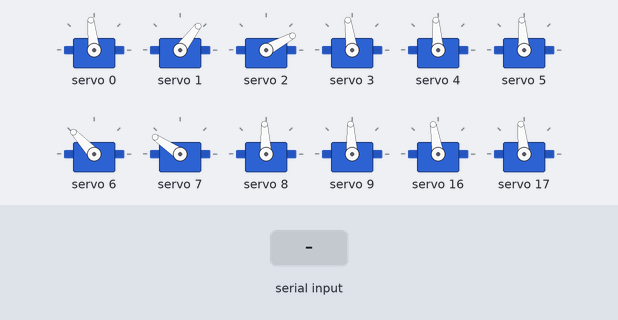
Bench run of a sketch on a simulated Arduino Uno, built with avr-gcc and run on an emulated ATmega328P. Shown: 12 × servo. The inputs (shaded band) are chosen by the test bench.

Above: at 1.2 s.
1.3 s: "<;" received over Serial
At 2.0 s:
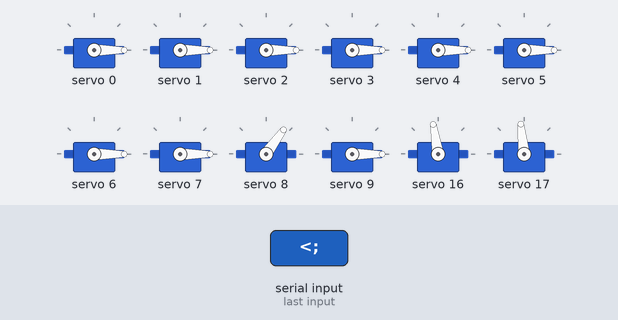
2.8 s: "[;" received over Serial
At 3.9 s:
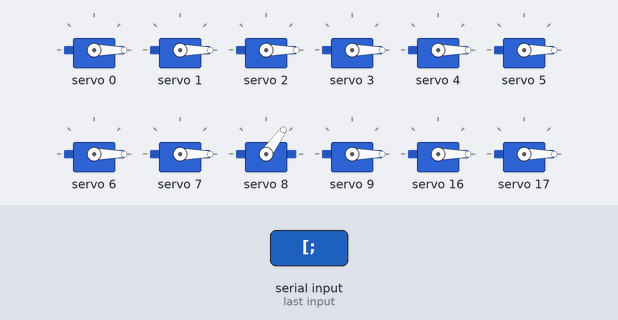
Timing chart, 0 to 5.8 s (numbered marks = the images above; inputs shaded):
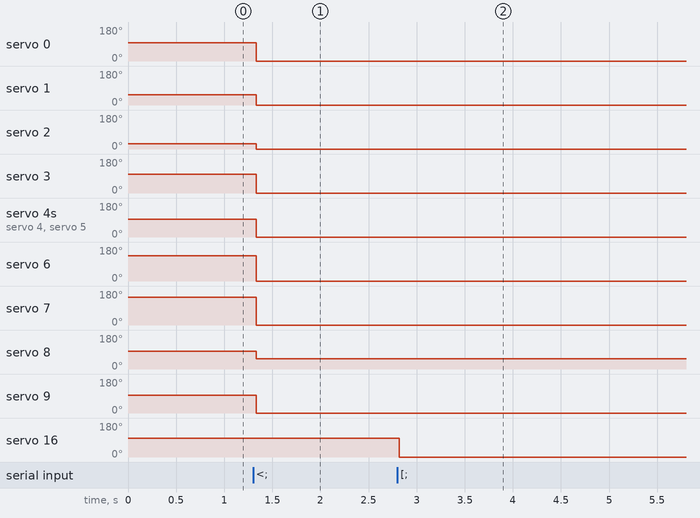

Measured:
- after the input at 1.3 s, servo 0: 96° → 0° at once; servo 1: 53° → 0° at once; servo 2: 28° → 0° at once; servo 3: 98° → 0° at once; servo 4, servo 5: 94° → 0° at once
- after the input at 2.8 s, servo 16: 99° → 0° at once; servo 17: 96° → 0° at once

The sketch:

Serial_communication.ino
```cpp
#define ID_01_0_PWM 110
#define ID_01_180_PWM 520
#define ID_02_0_PWM 110
#define ID_02_180_PWM 520
#define ID_03_0_PWM 75
#define ID_03_180_PWM 510
#define ID_04_0_PWM 75
#define ID_04_130_PWM 410
#define ID_05_0_PWM 100
#define ID_05_180_PWM 520
#define ID_06_0_PWM 110
#define ID_06_180_PWM 510
#define ID_07_0_PWM 90
#define ID_07_180_PWM 510
#define ID_08_0_PWM 105
#define ID_08_180_PWM 510
#define ID_09_0_PWM 225
#define ID_09_130_PWM 530
#define ID_10_0_PWM 100
#define ID_10_180_PWM 515

#define ID_11_0_PWM 85
#define ID_11_180_PWM 510
#define ID_12_0_PWM 75
#define ID_12_140_PWM 410
#define ID_13_0_PWM 90
#define ID_13_180_PWM 520
#define ID_14_0_PWM 120
#define ID_14_180_PWM 530
#define ID_15_0_PWM 180
#define ID_15_90_PWM 415
#define ID_16_0_PWM 110
#define ID_16_180_PWM 525
#define ID_17_0_PWM 220
#define ID_17_140_PWM 545
#define ID_18_0_PWM 85
#define ID_18_180_PWM 495
#define ID_19_0_PWM 90
#define ID_19_180_PWM 505
#define ID_20_0_PWM 180
#define ID_20_90_PWM 420

char current_angle_ID_01 = 90;
char current_angle_ID_02 = 50;
char current_angle_ID_03 = 40;
char current_angle_ID_04 = 95;
char current_angle_ID_05 = 90;
char current_angle_ID_06 = 90;
char current_angle_ID_07 = 130;
char current_angle_ID_08 = 140;
char current_angle_ID_09 = 35;
char current_angle_ID_10 = 90;

char current_angle_ID_11 = 100;
char current_angle_ID_12 = 100;
char current_angle_ID_13 = 90;
char current_angle_ID_14 = 140;
char current_angle_ID_15 = 45;
char current_angle_ID_16 = 80;
char current_angle_ID_17 = 40;
char current_angle_ID_18 = 90;
char current_angle_ID_19 = 50;
char current_angle_ID_20 = 45;

String myString = "";
unsigned char index01 = 0, index02 = 0, index03 = 0, index04 = 0, index05 = 0, index06 = 0, index07 = 0, index08 = 0, index09 = 0, index10 = 0;

#include <Wire.h>
#include <Adafruit_PWMServoDriver.h>

Adafruit_PWMServoDriver LegBoard = Adafruit_PWMServoDriver(0x40);
Adafruit_PWMServoDriver ArmBoard = Adafruit_PWMServoDriver(0x41);

void legAngle(unsigned char angle_ID_01, unsigned char angle_ID_02, unsigned char angle_ID_03, unsigned char angle_ID_04, unsigned char angle_ID_05, unsigned char angle_ID_06, unsigned char angle_ID_07, unsigned char angle_ID_08, unsigned char angle_ID_09, unsigned char angle_ID_10) {
  //changing Angle to PWM
  unsigned short pwm_ID_01 = map(constrain(angle_ID_01, 0 , 180), 0, 180, ID_01_0_PWM, ID_01_180_PWM);
  unsigned short pwm_ID_02 = map(constrain(angle_ID_02, 0 , 180), 0, 180, ID_02_0_PWM, ID_02_180_PWM);
  unsigned short pwm_ID_03 = map(constrain(angle_ID_03, 0 , 180), 0, 180, ID_03_0_PWM, ID_03_180_PWM);
  unsigned short pwm_ID_04 = map(constrain(angle_ID_04, 0 , 130), 0, 130, ID_04_0_PWM, ID_04_130_PWM);
  unsigned short pwm_ID_05 = map(constrain(angle_ID_05, 0 , 180), 0, 180, ID_05_0_PWM, ID_05_180_PWM);
  unsigned short pwm_ID_06 = map(constrain(angle_ID_06, 0 , 180), 0, 180, ID_06_0_PWM, ID_06_180_PWM);
  unsigned short pwm_ID_07 = map(constrain(angle_ID_07, 0 , 180), 0, 180, ID_07_0_PWM, ID_07_180_PWM);
  unsigned short pwm_ID_08 = map(constrain(angle_ID_08, 0 , 180), 0, 180, ID_08_0_PWM, ID_08_180_PWM);
  unsigned short pwm_ID_09 = map(constrain(angle_ID_09, 0 , 130), 0, 130, ID_09_0_PWM, ID_09_130_PWM);
  unsigned short pwm_ID_10 = map(constrain(angle_ID_10, 0 , 180), 0, 180, ID_10_0_PWM, ID_10_180_PWM);

  //Writing to Servo
  LegBoard.setPWM(0, 0, pwm_ID_01);
  LegBoard.setPWM(1, 0, pwm_ID_02);
  LegBoard.setPWM(2, 0, pwm_ID_03);
  LegBoard.setPWM(3, 0, pwm_ID_04);
  LegBoard.setPWM(4, 0, pwm_ID_05);
  LegBoard.setPWM(5, 0, pwm_ID_06);
  LegBoard.setPWM(6, 0, pwm_ID_07);
  LegBoard.setPWM(7, 0, pwm_ID_08);
  LegBoard.setPWM(8, 0, pwm_ID_09);
  LegBoard.setPWM(9, 0, pwm_ID_10);
}

void armAngle(unsigned char angle_ID_11, unsigned char angle_ID_12, unsigned char angle_ID_13, unsigned char angle_ID_14, unsigned char angle_ID_15, unsigned char angle_ID_16, unsigned char angle_ID_17, unsigned char angle_ID_18, unsigned char angle_ID_19, unsigned char angle_ID_20) {
  //changing Angle to PWM
  unsigned short pwm_ID_11 = map(constrain(angle_ID_11, 0 , 180), 0, 180, ID_11_0_PWM, ID_11_180_PWM);
  unsigned short pwm_ID_12 = map(constrain(angle_ID_12, 0 , 140), 0, 140, ID_12_0_PWM, ID_12_140_PWM);
  unsigned short pwm_ID_13 = map(constrain(angle_ID_13, 0 , 180), 0, 180, ID_13_0_PWM, ID_13_180_PWM);
  unsigned short pwm_ID_14 = map(constrain(angle_ID_14, 0 , 180), 0, 180, ID_14_0_PWM, ID_14_180_PWM);
  unsigned short pwm_ID_15 = map(constrain(angle_ID_15, 0 , 90), 0, 90, ID_15_0_PWM, ID_15_90_PWM);
  unsigned short pwm_ID_16 = map(constrain(angle_ID_16, 0 , 180), 0, 180, ID_16_0_PWM, ID_16_180_PWM);
  unsigned short pwm_ID_17 = map(constrain(angle_ID_17, 0 , 140), 0, 140, ID_17_0_PWM, ID_17_140_PWM);
  unsigned short pwm_ID_18 = map(constrain(angle_ID_18, 0 , 180), 0, 180, ID_18_0_PWM, ID_18_180_PWM);
  unsigned short pwm_ID_19 = map(constrain(angle_ID_19, 0 , 180), 0, 180, ID_19_0_PWM, ID_19_180_PWM);
  unsigned short pwm_ID_20 = map(constrain(angle_ID_20, 0 , 90), 0, 90, ID_20_0_PWM, ID_20_90_PWM);

  //Writing to Servo
  ArmBoard.setPWM(0, 0, pwm_ID_11);
  ArmBoard.setPWM(1, 0, pwm_ID_12);
  ArmBoard.setPWM(2, 0, pwm_ID_13);
  ArmBoard.setPWM(3, 0, pwm_ID_14);
  ArmBoard.setPWM(4, 0, pwm_ID_15);
  ArmBoard.setPWM(5, 0, pwm_ID_16);
  ArmBoard.setPWM(6, 0, pwm_ID_17);
  ArmBoard.setPWM(7, 0, pwm_ID_18);
  ArmBoard.setPWM(8, 0, pwm_ID_19);
  ArmBoard.setPWM(9, 0, pwm_ID_20);
}

void disableServo() {
  LegBoard.setPWM(0, 0, 0);
  LegBoard.setPWM(1, 0, 0);
  LegBoard.setPWM(2, 0, 0);
  LegBoard.setPWM(3, 0, 0);
  LegBoard.setPWM(4, 0, 0);
  LegBoard.setPWM(5, 0, 0);
  LegBoard.setPWM(6, 0, 0);
  LegBoard.setPWM(7, 0, 0);
  LegBoard.setPWM(8, 0, 0);
  LegBoard.setPWM(9, 0, 0);

  ArmBoard.setPWM(0, 0, 0);
  ArmBoard.setPWM(1, 0, 0);
  ArmBoard.setPWM(2, 0, 0);
  ArmBoard.setPWM(3, 0, 0);
  ArmBoard.setPWM(4, 0, 0);
  ArmBoard.setPWM(5, 0, 0);
  ArmBoard.setPWM(6, 0, 0);
  ArmBoard.setPWM(7, 0, 0);
  ArmBoard.setPWM(8, 0, 0);
  ArmBoard.setPWM(9, 0, 0);
}

void setup()
{
  Serial.begin(9600);

  LegBoard.begin();
  LegBoard.setPWMFreq(50);

  ArmBoard.begin();
  ArmBoard.setPWMFreq(50);
}

void loop()
{
  if (Serial.available() > 0) {
    myString = Serial.readStringUntil(';');
    if (myString != "") {
      if (myString.charAt(0) == '<') {
        index01 = myString.indexOf(",");
        index02 = myString.indexOf(",", index01 + 1);
        index03 = myString.indexOf(",", index02 + 1);
        index04 = myString.indexOf(",", index03 + 1);
        index05 = myString.indexOf(",", index04 + 1);
        index06 = myString.indexOf(",", index05 + 1);
        index07 = myString.indexOf(",", index06 + 1);
        index08 = myString.indexOf(",", index07 + 1);
        index09 = myString.indexOf(",", index08 + 1);
        index10 = myString.indexOf(">", index09 + 1);

        current_angle_ID_01 = myString.substring(1, index01).toInt();
        current_angle_ID_02 = myString.substring(index01 + 1, index02).toInt();
        current_angle_ID_03 = myString.substring(index02 + 1, index03).toInt();
        current_angle_ID_04 = myString.substring(index03 + 1, index04).toInt();
        current_angle_ID_05 = myString.substring(index04 + 1, index05).toInt();
        current_angle_ID_06 = myString.substring(index05 + 1, index06).toInt();
        current_angle_ID_07 = myString.substring(index06 + 1, index07).toInt();
        current_angle_ID_08 = myString.substring(index07 + 1, index08).toInt();
        current_angle_ID_09 = myString.substring(index08 + 1, index09).toInt();
        current_angle_ID_10 = myString.substring(index09 + 1, index10).toInt();
      }
      else if (myString.charAt(0) == '[') {
        index01 = myString.indexOf(",");
        index02 = myString.indexOf(",", index01 + 1);
        index03 = myString.indexOf(",", index02 + 1);
        index04 = myString.indexOf(",", index03 + 1);
        index05 = myString.indexOf(",", index04 + 1);
        index06 = myString.indexOf(",", index05 + 1);
        index07 = myString.indexOf(",", index06 + 1);
        index08 = myString.indexOf(",", index07 + 1);
        index09 = myString.indexOf(",", index08 + 1);
        index10 = myString.indexOf("]", index09 + 1);

        current_angle_ID_11 = myString.substring(1, index01).toInt();
        current_angle_ID_12 = myString.substring(index01 + 1, index02).toInt();
        current_angle_ID_13 = myString.substring(index02 + 1, index03).toInt();
        current_angle_ID_14 = myString.substring(index03 + 1, index04).toInt();
        current_angle_ID_15 = myString.substring(index04 + 1, index05).toInt();
        current_angle_ID_16 = myString.substring(index05 + 1, index06).toInt();
        current_angle_ID_17 = myString.substring(index06 + 1, index07).toInt();
        current_angle_ID_18 = myString.substring(index07 + 1, index08).toInt();
        current_angle_ID_19 = myString.substring(index08 + 1, index09).toInt();
        current_angle_ID_10 = myString.substring(index09 + 1, index10).toInt();
      }
    }
  }
  legAngle(current_angle_ID_01, current_angle_ID_02, current_angle_ID_03, current_angle_ID_04, current_angle_ID_05, current_angle_ID_06, current_angle_ID_07, current_angle_ID_08, current_angle_ID_09, current_angle_ID_10);
  armAngle(current_angle_ID_11, current_angle_ID_12, current_angle_ID_13, current_angle_ID_14, current_angle_ID_15, current_angle_ID_16, current_angle_ID_17, current_angle_ID_18, current_angle_ID_19, current_angle_ID_20);
}
```
